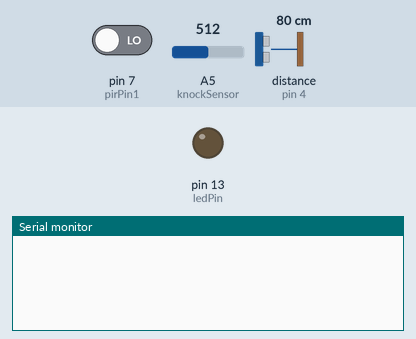
This sketch was run on a simulated Arduino Uno, built with avr-gcc and run on an emulated ATmega328P. Parts: output pins drawn as LEDs (lit = HIGH), the last lines printed to the serial monitor. The test bench sets the inputs (shaded band); at power-on: distance to the obstacle (sensor on pin 4) 80 cm, A5 (knockSensor) = 512, pin 7 (pirPin1) LOW. The echo pulse lasts 58.3 µs per cm.

Above: at 1.3 s.
1.4 s: distance to the obstacle (sensor on pin 4) set to 18 cm
2.9 s: distance to the obstacle (sensor on pin 4) set to 13 cm
At 3.8 s:
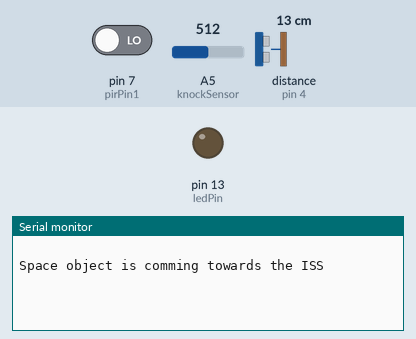
4.8 s: A5 (knockSensor) set to 581
At 5.5 s:
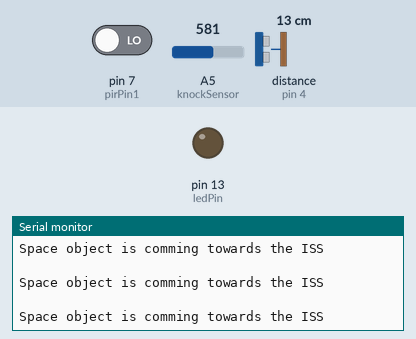
6.3 s: A5 (knockSensor) set to 607
At 7.2 s:
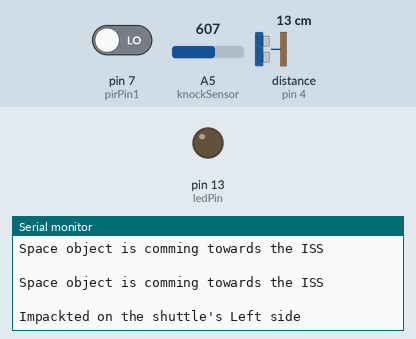

The sketch:

Security_System.ino
```cpp
//sooner
#include <NewPing.h>
#define TRIGGER_PIN  5  // Arduino pin tied to trigger pin on the ultrasonic sensor.
#define ECHO_PIN     4  // Arduino pin tied to echo pin on the ultrasonic sensor.
#define MAX_DISTANCE 200 // Maximum distance we want to ping for (in centimeters). Maximum sensor distance is rated at 400-500cm.
NewPing sonar(TRIGGER_PIN, ECHO_PIN, MAX_DISTANCE); // NewPing setup of pins and maximum distance.

//peizo
int ledPin = 13;
int knockSensor = A5;
byte val = 0;
int statePin = LOW;
int THRESHOLD = 85;

//Motion
int pirPin1 = 7;

void setup() {
  pinMode(ledPin, OUTPUT);
  pinMode(pirPin1, INPUT);
  Serial.begin(9600);
}


void loop() {
  val = analogRead(knockSensor);

  delay(50);
  unsigned int uS = sonar.ping(); // Send ping, get ping time in microseconds (uS).
  if( sonar.convert_cm(uS) <= 15){
  Serial.println(" ");
  Serial.println("Space object is comming towards the ISS");
  }

  if (val >= THRESHOLD) {
  Serial.println(" ");
  Serial.println("Impackted on the shuttle's Left side");
  }

  if (digitalRead(pirPin1) == HIGH)
    {
      Serial.println(" ");
      Serial.println("Floating Object detected in Section-1");
    }
  delay(500);
}
```

Measured:
- the behaviour switches between 16 and 15 cm on distance to the obstacle (sensor on pin 4) (found by bisection; images 0 and 1)
- the behaviour switches between 596 and 597 on A5 (knockSensor) (found by bisection; images 2 and 3)
- after the input at 2.9 s, the serial monitor: prints a new line after 0.47 s (image 1)
- after the input at 6.3 s, the serial monitor: prints a new line after 0.43 s (image 3)
